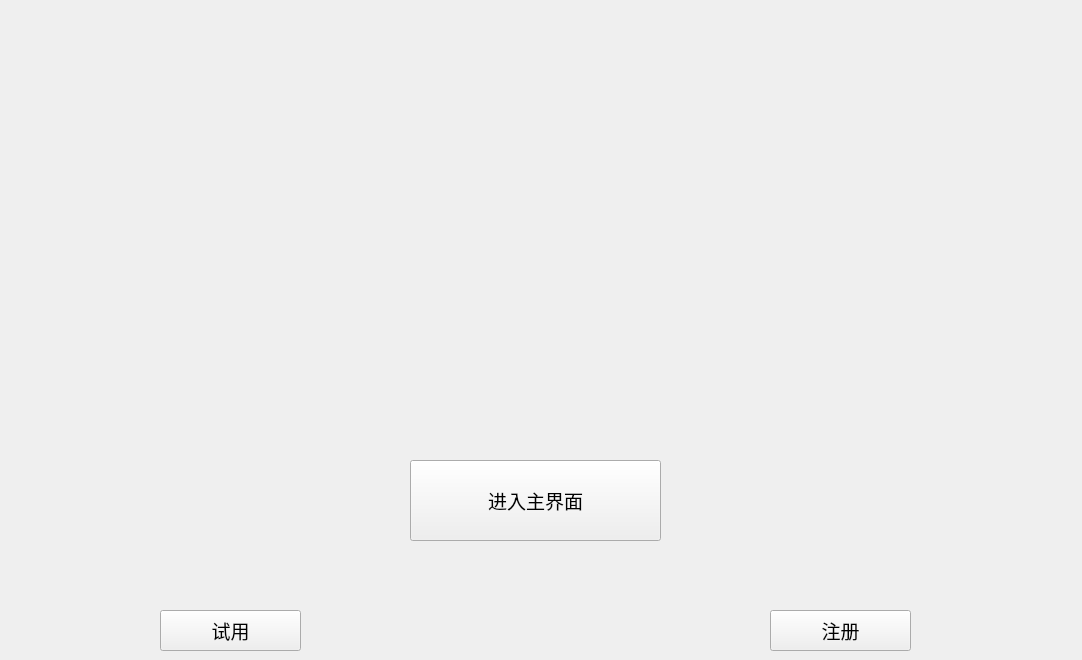
<?xml version="1.0" encoding="UTF-8"?>
<ui version="4.0">
 <class>mainWindow</class>
 <widget class="QWidget" name="mainWindow">
  <property name="geometry">
   <rect>
    <x>0</x>
    <y>0</y>
    <width>1082</width>
    <height>660</height>
   </rect>
  </property>
  <property name="windowTitle">
   <string>Form</string>
  </property>
  <widget class="QStackedWidget" name="stackedWidget">
   <property name="geometry">
    <rect>
     <x>0</x>
     <y>0</y>
     <width>1081</width>
     <height>661</height>
    </rect>
   </property>
   <widget class="QWidget" name="page1">
    <widget class="QPushButton" name="btTry">
     <property name="geometry">
      <rect>
       <x>160</x>
       <y>610</y>
       <width>141</width>
       <height>41</height>
      </rect>
     </property>
     <property name="font">
      <font>
       <family>Adobe Devanagari</family>
       <pointsize>14</pointsize>
      </font>
     </property>
     <property name="text">
      <string>试用</string>
     </property>
    </widget>
    <widget class="QPushButton" name="btReg">
     <property name="geometry">
      <rect>
       <x>770</x>
       <y>610</y>
       <width>141</width>
       <height>41</height>
      </rect>
     </property>
     <property name="font">
      <font>
       <family>Adobe Devanagari</family>
       <pointsize>14</pointsize>
      </font>
     </property>
     <property name="text">
      <string>注册</string>
     </property>
    </widget>
    <widget class="QPushButton" name="btMain">
     <property name="geometry">
      <rect>
       <x>410</x>
       <y>460</y>
       <width>251</width>
       <height>81</height>
      </rect>
     </property>
     <property name="font">
      <font>
       <family>Adobe Devanagari</family>
       <pointsize>14</pointsize>
      </font>
     </property>
     <property name="text">
      <string>进入主界面</string>
     </property>
    </widget>
    <widget class="QLabel" name="lbFig">
     <property name="geometry">
      <rect>
       <x>0</x>
       <y>0</y>
       <width>1081</width>
       <height>661</height>
      </rect>
     </property>
     <property name="text">
      <string/>
     </property>
    </widget>
    <zorder>lbFig</zorder>
    <zorder>btTry</zorder>
    <zorder>btReg</zorder>
    <zorder>btMain</zorder>
   </widget>
   <widget class="QWidget" name="page">
    <widget class="QLabel" name="label_6">
     <property name="geometry">
      <rect>
       <x>330</x>
       <y>210</y>
       <width>101</width>
       <height>41</height>
      </rect>
     </property>
     <property name="font">
      <font>
       <family>Adobe Devanagari</family>
       <pointsize>14</pointsize>
      </font>
     </property>
     <property name="text">
      <string>机器码</string>
     </property>
    </widget>
    <widget class="QLineEdit" name="ldUuid">
     <property name="geometry">
      <rect>
       <x>470</x>
       <y>210</y>
       <width>311</width>
       <height>41</height>
      </rect>
     </property>
    </widget>
    <widget class="QLabel" name="label_7">
     <property name="geometry">
      <rect>
       <x>330</x>
       <y>320</y>
       <width>101</width>
       <height>41</height>
      </rect>
     </property>
     <property name="font">
      <font>
       <family>Adobe Devanagari</family>
       <pointsize>14</pointsize>
      </font>
     </property>
     <property name="text">
      <string>注册码</string>
     </property>
    </widget>
    <widget class="QTextEdit" name="tdRegCode">
     <property name="geometry">
      <rect>
       <x>470</x>
       <y>300</y>
       <width>311</width>
       <height>121</height>
      </rect>
     </property>
    </widget>
    <widget class="QPushButton" name="btReg2">
     <property name="geometry">
      <rect>
       <x>660</x>
       <y>480</y>
       <width>121</width>
       <height>51</height>
      </rect>
     </property>
     <property name="font">
      <font>
       <family>Adobe Devanagari</family>
       <pointsize>14</pointsize>
      </font>
     </property>
     <property name="text">
      <string>注册</string>
     </property>
    </widget>
    <widget class="QLabel" name="label_8">
     <property name="geometry">
      <rect>
       <x>330</x>
       <y>100</y>
       <width>611</width>
       <height>51</height>
      </rect>
     </property>
     <property name="font">
      <font>
       <family>Adobe Devanagari</family>
       <pointsize>18</pointsize>
      </font>
     </property>
     <property name="text">
      <string>请向管理员处提供机器码以对设备进行注册</string>
     </property>
    </widget>
    <widget class="QPushButton" name="btRegBk">
     <property name="geometry">
      <rect>
       <x>470</x>
       <y>480</y>
       <width>121</width>
       <height>51</height>
      </rect>
     </property>
     <property name="font">
      <font>
       <family>Adobe Devanagari</family>
       <pointsize>14</pointsize>
      </font>
     </property>
     <property name="text">
      <string>返回</string>
     </property>
    </widget>
    <widget class="QLabel" name="label_9">
     <property name="geometry">
      <rect>
       <x>810</x>
       <y>620</y>
       <width>71</width>
       <height>31</height>
      </rect>
     </property>
     <property name="text">
      <string>到期时间：</string>
     </property>
    </widget>
    <widget class="QLabel" name="lbLastDate">
     <property name="geometry">
      <rect>
       <x>910</x>
       <y>614</y>
       <width>101</width>
       <height>41</height>
      </rect>
     </property>
     <property name="text">
      <string/>
     </property>
    </widget>
   </widget>
   <widget class="QWidget" name="page2">
    <widget class="QProgressBar" name="pgSaver">
     <property name="geometry">
      <rect>
       <x>930</x>
       <y>630</y>
       <width>116</width>
       <height>21</height>
      </rect>
     </property>
     <property name="value">
      <number>0</number>
     </property>
    </widget>
    <widget class="QLabel" name="label_4">
     <property name="geometry">
      <rect>
       <x>850</x>
       <y>630</y>
       <width>72</width>
       <height>21</height>
      </rect>
     </property>
     <property name="text">
      <string>保存进度</string>
     </property>
    </widget>
    <widget class="QWidget" name="horizontalLayoutWidget_2">
     <property name="geometry">
      <rect>
       <x>710</x>
       <y>540</y>
       <width>331</width>
       <height>71</height>
      </rect>
     </property>
     <layout class="QHBoxLayout" name="horizontalLayout_3">
      <property name="leftMargin">
       <number>10</number>
      </property>
      <property name="rightMargin">
       <number>10</number>
      </property>
      <item>
       <widget class="QPushButton" name="btOpenDir">
        <property name="text">
         <string>打开文件夹</string>
        </property>
       </widget>
      </item>
      <item>
       <widget class="QPushButton" name="btCalcu">
        <property name="text">
         <string>开始解算</string>
        </property>
       </widget>
      </item>
      <item>
       <widget class="QPushButton" name="btStop">
        <property name="text">
         <string>停止</string>
        </property>
       </widget>
      </item>
     </layout>
    </widget>
    <widget class="QWidget" name="layoutWidget">
     <property name="geometry">
      <rect>
       <x>30</x>
       <y>20</y>
       <width>1021</width>
       <height>351</height>
      </rect>
     </property>
     <layout class="QHBoxLayout" name="hLayout"/>
    </widget>
    <widget class="QListWidget" name="lwFileList">
     <property name="geometry">
      <rect>
       <x>30</x>
       <y>400</y>
       <width>441</width>
       <height>221</height>
      </rect>
     </property>
     <property name="sizePolicy">
      <sizepolicy hsizetype="Fixed" vsizetype="Fixed">
       <horstretch>0</horstretch>
       <verstretch>0</verstretch>
      </sizepolicy>
     </property>
    </widget>
    <widget class="QLabel" name="lbStatus">
     <property name="geometry">
      <rect>
       <x>40</x>
       <y>630</y>
       <width>91</width>
       <height>21</height>
      </rect>
     </property>
     <property name="text">
      <string>计算进度</string>
     </property>
    </widget>
    <widget class="QWidget" name="gridLayoutWidget">
     <property name="geometry">
      <rect>
       <x>500</x>
       <y>440</y>
       <width>211</width>
       <height>171</height>
      </rect>
     </property>
     <layout class="QGridLayout" name="gridLayout">
      <item row="1" column="0">
       <widget class="QLabel" name="label_2">
        <property name="text">
         <string>检测阈值</string>
        </property>
       </widget>
      </item>
      <item row="0" column="0">
       <widget class="QLabel" name="label_3">
        <property name="text">
         <string>宽度门限</string>
        </property>
       </widget>
      </item>
      <item row="1" column="1">
       <widget class="QLineEdit" name="ldThresHold">
        <property name="text">
         <string>0.6</string>
        </property>
       </widget>
      </item>
      <item row="0" column="1">
       <widget class="QLineEdit" name="ldWideThold">
        <property name="text">
         <string>0.1</string>
        </property>
       </widget>
      </item>
      <item row="2" column="0">
       <widget class="QLabel" name="label">
        <property name="text">
         <string>计算采样率</string>
        </property>
       </widget>
      </item>
      <item row="2" column="1">
       <widget class="QLineEdit" name="ldSampleRate">
        <property name="text">
         <string>48000</string>
        </property>
       </widget>
      </item>
     </layout>
    </widget>
    <widget class="QWidget" name="layoutWidget_2">
     <property name="geometry">
      <rect>
       <x>500</x>
       <y>390</y>
       <width>541</width>
       <height>51</height>
      </rect>
     </property>
     <layout class="QHBoxLayout" name="horizontalLayout_2">
      <property name="leftMargin">
       <number>10</number>
      </property>
      <property name="rightMargin">
       <number>10</number>
      </property>
      <item>
       <widget class="QPushButton" name="btCheckFile">
        <property name="text">
         <string>查看数据</string>
        </property>
       </widget>
      </item>
      <item>
       <widget class="QPushButton" name="btPrev">
        <property name="text">
         <string>上一帧</string>
        </property>
       </widget>
      </item>
      <item>
       <widget class="QPushButton" name="btNext">
        <property name="text">
         <string>下一帧</string>
        </property>
       </widget>
      </item>
      <item>
       <widget class="QPushButton" name="btSave">
        <property name="text">
         <string>保存</string>
        </property>
       </widget>
      </item>
     </layout>
    </widget>
    <widget class="QLabel" name="lbStatus_2">
     <property name="geometry">
      <rect>
       <x>140</x>
       <y>620</y>
       <width>331</width>
       <height>16</height>
      </rect>
     </property>
     <property name="text">
      <string/>
     </property>
    </widget>
    <widget class="QWidget" name="horizontalLayoutWidget">
     <property name="geometry">
      <rect>
       <x>140</x>
       <y>630</y>
       <width>541</width>
       <height>25</height>
      </rect>
     </property>
     <layout class="QHBoxLayout" name="horizontalLayout">
      <property name="spacing">
       <number>10</number>
      </property>
      <item>
       <widget class="QProgressBar" name="pbCurlist">
        <property name="value">
         <number>0</number>
        </property>
       </widget>
      </item>
      <item>
       <widget class="QProgressBar" name="pbCurfile">
        <property name="maximumSize">
         <size>
          <width>16777215</width>
          <height>40</height>
         </size>
        </property>
        <property name="value">
         <number>0</number>
        </property>
       </widget>
      </item>
     </layout>
    </widget>
    <widget class="QLabel" name="label_5">
     <property name="geometry">
      <rect>
       <x>710</x>
       <y>630</y>
       <width>72</width>
       <height>21</height>
      </rect>
     </property>
     <property name="text">
      <string>数据帧</string>
     </property>
    </widget>
    <widget class="QWidget" name="verticalLayoutWidget">
     <property name="geometry">
      <rect>
       <x>770</x>
       <y>450</y>
       <width>211</width>
       <height>91</height>
      </rect>
     </property>
     <layout class="QVBoxLayout" name="verticalLayout">
      <item>
       <widget class="QCheckBox" name="cbShow">
        <property name="text">
         <string>数据回显</string>
        </property>
       </widget>
      </item>
      <item>
       <widget class="QCheckBox" name="cbSave">
        <property name="text">
         <string>保存时频片段</string>
        </property>
       </widget>
      </item>
      <item>
       <widget class="QCheckBox" name="cbBatchExec">
        <property name="text">
         <string>批处理</string>
        </property>
       </widget>
      </item>
     </layout>
    </widget>
    <widget class="QLabel" name="lbFrame">
     <property name="geometry">
      <rect>
       <x>780</x>
       <y>630</y>
       <width>51</width>
       <height>16</height>
      </rect>
     </property>
     <property name="text">
      <string>0</string>
     </property>
    </widget>
   </widget>
  </widget>
 </widget>
 <resources/>
 <connections/>
</ui>
